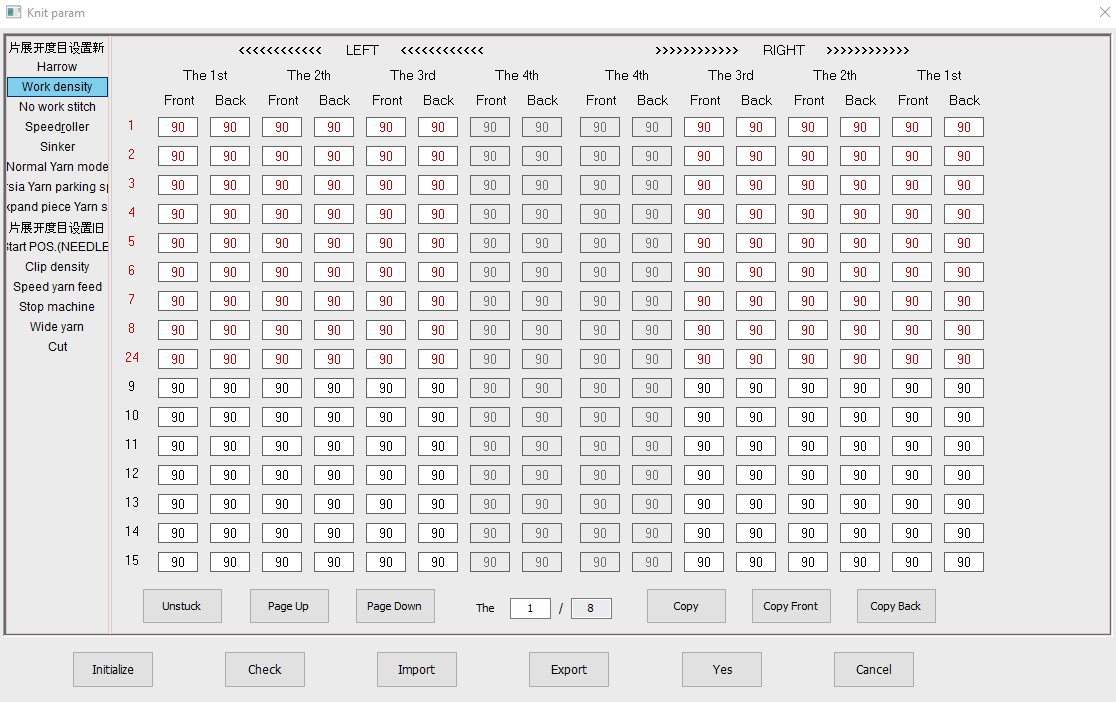
#> input picture images/rayen.png, 1116 x 702 px
$ python -i main.py   (imports and definitions only)
#> lines starting #> are read from the running program, lines starting #| are printed output that depends on the picture; after the words box and inside, x2 and y2 are one past the last pixel; in counts of white or black regions, pixels touching at a corner belong together
import argparse
import os
from typing import List, Tuple

import cv2
import numpy as np
import pytesseract


# [56 lines left out: functions parse_args, select_roi, preprocess, not called in this run]


def extract_digits(bin_img: np.ndarray) -> List[Tuple[str, Tuple[int, int, int, int]]]:
    # Redimensionamos x3 para separar los digitos pegados como el "11"
    resized = cv2.resize(bin_img, None, fx=3, fy=3, interpolation=cv2.INTER_CUBIC)

    # Aplicamos Blur para suavizar los bordes del escalado y binarizamos de nuevo
    blur = cv2.GaussianBlur(resized, (5, 5), 0)
    _, final_bin = cv2.threshold(blur, 200, 255, cv2.THRESH_BINARY)

    # Añadimos un borde blanco para que Tesseract trabaje mejor
    padded = cv2.copyMakeBorder(final_bin, 30, 30, 30, 30, cv2.BORDER_CONSTANT, value=255)

    # Configuracion: psm 6 asume un bloque uniforme de texto (columna de numeros)
    custom_config = r"--psm 6 -c tessedit_char_whitelist=0123456789"

    # Obtenemos los datos detallados (incluyendo coordenadas)
    data = pytesseract.image_to_data(padded, config=custom_config, output_type=pytesseract.Output.DICT)

    results = []
    for i in range(len(data["text"])):
        text = data["text"][i].strip()
        if text:
            # Revertimos coordenadas por el padding y el escalado x3 para dibujar sobre el roi original
            x = (data["left"][i] - 30) // 3
            y = (data["top"][i] - 30) // 3
            w = data["width"][i] // 3
            h = data["height"][i] // 3

            if w > 0 and h > 0:
                results.append((text, (x, y, w, h)))

    return results


# [38 lines left out: function main, not called in this run]


# [2 lines not run here, left out]

>>> import cv2
>>> picture = cv2.imread('images/rayen.png', cv2.IMREAD_GRAYSCALE)
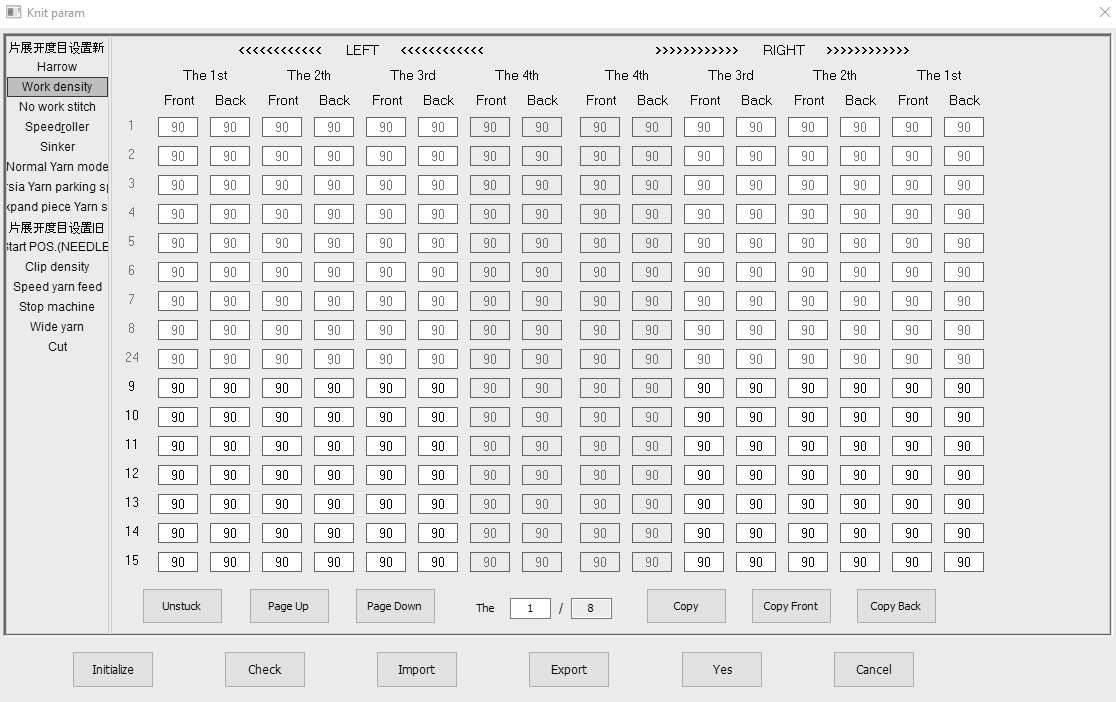
#> picture: shape (702, 1116); min 0, max 255, mean 227.3
>>> result = extract_digits(picture)
#> in extract_digits, `_, final_bin = cv2.threshold(blur, 200, 255, cv2.THRESH_BINARY)`:
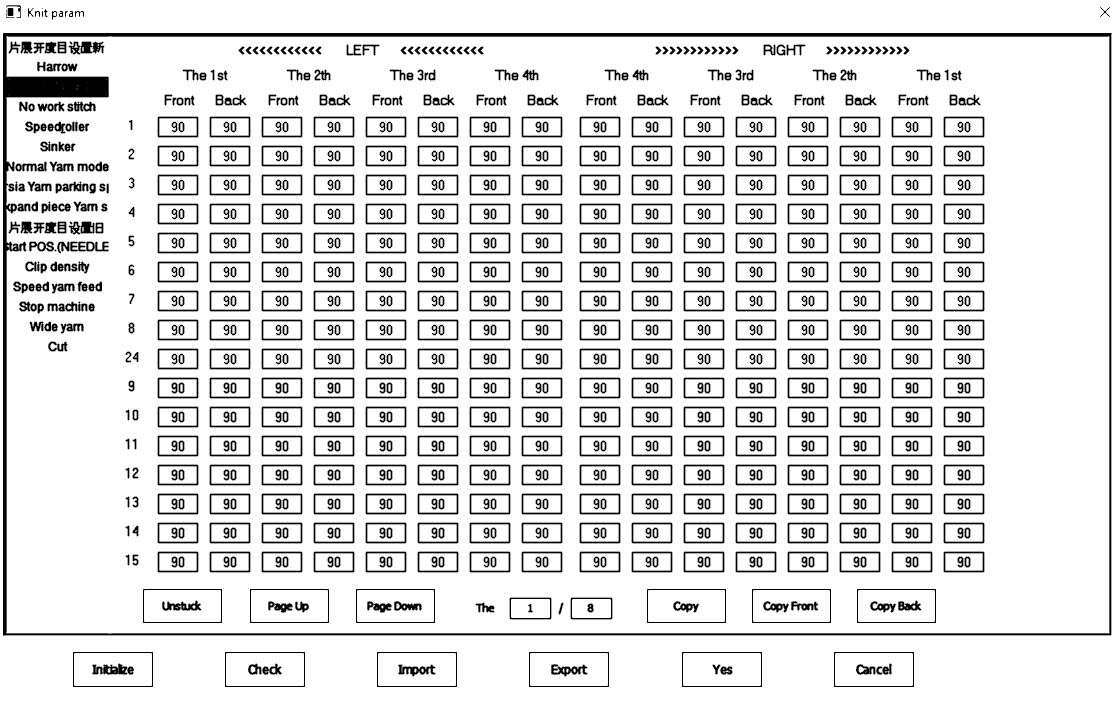
#> final_bin: shape (2106, 3348) (shown at 1/3 size); 87.6% white; 1137 black regions (1 under 20 px), largest, box (x1, y1, x2, y2) and area: (9, 99, 3335, 1907) 107459, (219, 1956, 459, 2061) 2042, (675, 1956, 915, 2061) 2042
#> in extract_digits, `padded = cv2.copyMakeBorder(final_bin, 30, 30, 30, 30, cv2.BORDER_CONS..`:
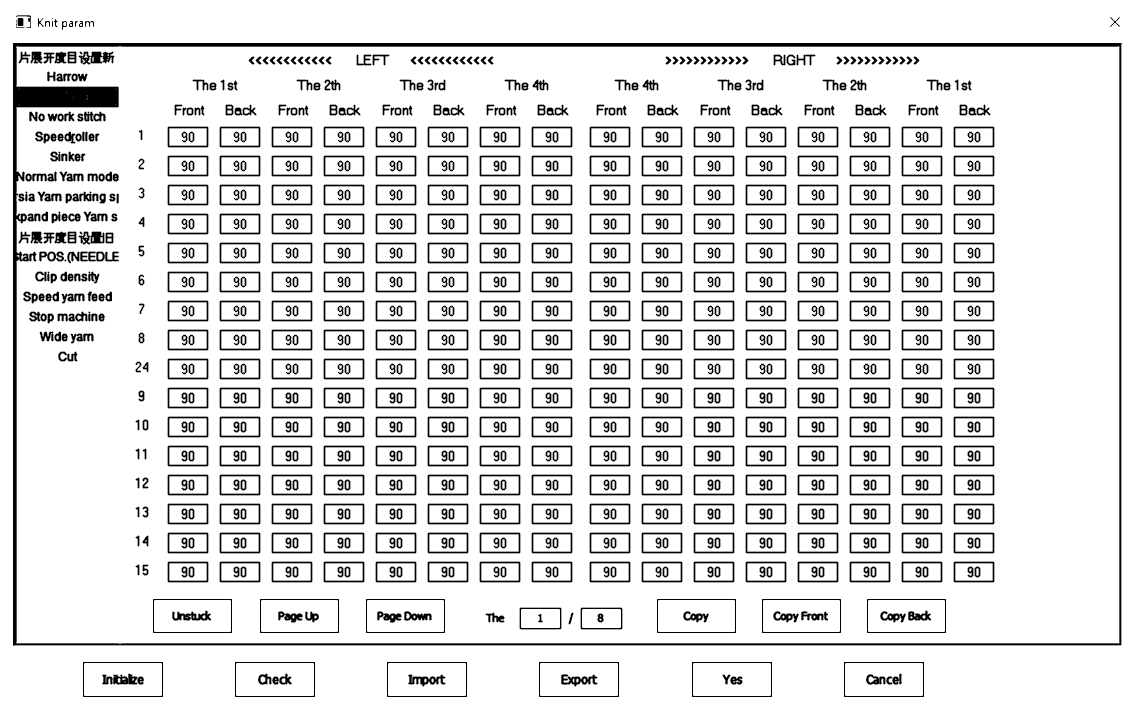
#> padded: shape (2166, 3408) (shown at 1/3 size); 88.1% white; 1137 black regions (1 under 20 px), largest, box (x1, y1, x2, y2) and area: (39, 129, 3365, 1937) 107459, (249, 1986, 489, 2091) 2042, (705, 1986, 945, 2091) 2042
#> (the run stopped early here; a loop or call above may not have finished)
